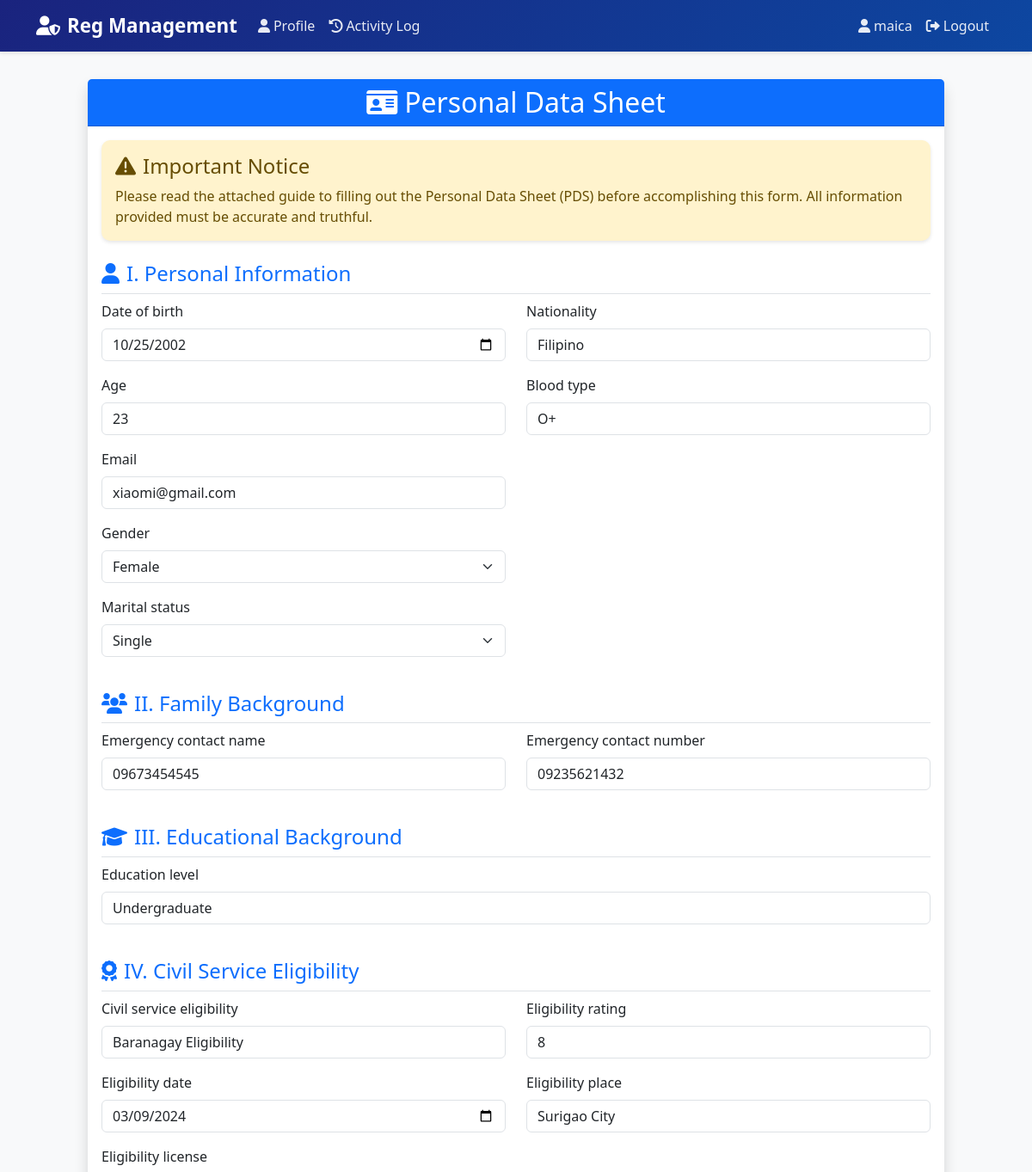
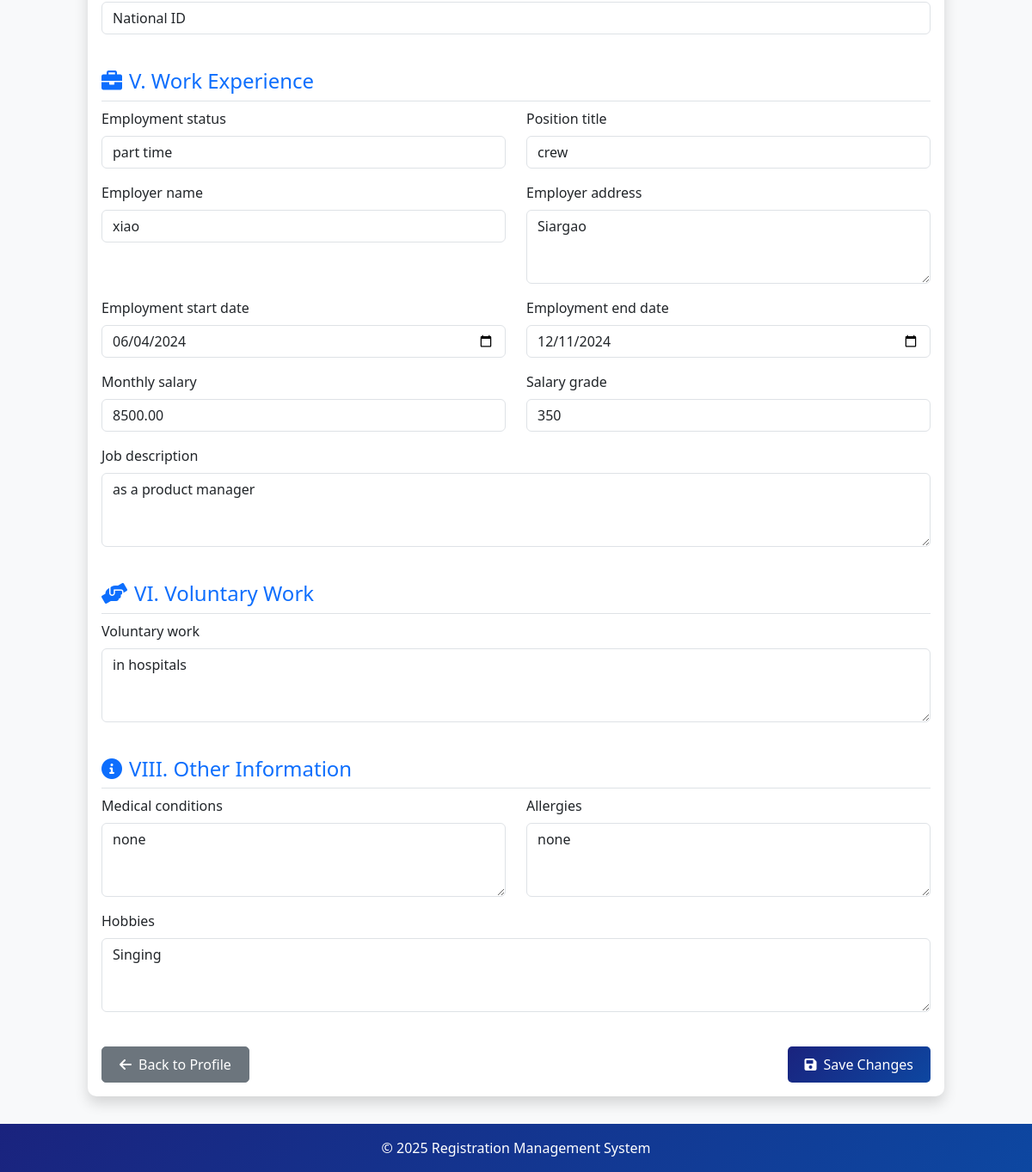
The page /personal-data/edit/25/ (signed in) on the database its author committed (2 pictures, top to bottom).
### accounts/models.py (models this page shows, shortened)
class PersonalData(models.Model):
    GENDER_CHOICES = [
        ('M', 'Male'),
        ('F', 'Female'),
        ('O', 'Other'),
    ]
    MARITAL_STATUS_CHOICES = [
        ('S', 'Single'),
        ('M', 'Married'),
        ('D', 'Divorced'),
        ('W', 'Widowed'),
    ]
    user = models.OneToOneField(User, on_delete=models.CASCADE, related_name='personal_data')
    date_of_birth = models.DateField(null=True, blank=True)
    age = models.IntegerField(null=True, blank=True)
    email = models.EmailField(null=True, blank=True)
    gender = models.CharField(max_length=10, choices=GENDER_CHOICES, null=True, blank=True)
    marital_status = models.CharField(max_length=20, choices=MARITAL_STATUS_CHOICES, null=True, blank=True)
    nationality = models.CharField(max_length=100, null=True, blank=True)
    emergency_contact_name = models.CharField(max_length=100, null=True, blank=True)
    emergency_contact_number = models.CharField(max_length=20, null=True, blank=True)
    blood_type = models.CharField(max_length=5, null=True, blank=True)
    medical_conditions = models.TextField(null=True, blank=True)
    allergies = models.TextField(null=True, blank=True)
    education_level = models.CharField(max_length=50, null=True, blank=True)
    employment_status = models.CharField(max_length=50, null=True, blank=True)
    hobbies = models.TextField(null=True, blank=True)
    voluntary_work = models.TextField(null=True, blank=True)
    civil_service_eligibility = models.CharField(max_length=100, null=True, blank=True)
    eligibility_rating = models.CharField(max_length=20, null=True, blank=True)
    eligibility_date = models.DateField(null=True, blank=True)
    eligibility_place = models.CharField(max_length=100, null=True, blank=True)
    eligibility_license = models.CharField(max_length=50, null=True, blank=True)
    position_title = models.CharField(max_length=100, null=True, blank=True)
    employer_name = models.CharField(max_length=100, null=True, blank=True)
    employer_address = models.TextField(null=True, blank=True)
    employment_start_date = models.DateField(null=True, blank=True)
    employment_end_date = models.DateField(null=True, blank=True)
    monthly_salary = models.DecimalField(max_digits=10, decimal_places=2, null=True, blank=True)
    salary_grade = models.CharField(max_length=20, null=True, blank=True)
    job_description = models.TextField(null=True, blank=True)

### accounts/views.py (the view)
# urls.py: path('personal-data/edit/', views.edit_personal_data, name='edit_personal_data'),
@login_required
def edit_personal_data(request, user_id=None):
    if user_id:
        if not request.user.userprofile.user_type == 'admin':
            messages.error(request, 'You do not have permission to edit other users\' data.')
            return redirect('profile')
        user_to_edit = get_object_or_404(User, id=user_id)
    else:
        user_to_edit = request.user
    if request.method == 'POST':
        form = PersonalDataForm(request.POST, instance=user_to_edit.personal_data)
        if form.is_valid():
            form.save()
            messages.success(request, 'Personal data updated successfully.')
            if user_id:
                return redirect('view_user_profile', user_id=user_id)
            return redirect('profile')
    else:
        form = PersonalDataForm(instance=user_to_edit.personal_data)
    context = {
        'form': form,
        'user_to_edit': user_to_edit,
        'is_admin_edit': bool(user_id)
    }
    return render(request, 'accounts/edit_personal_data.html', context)

### accounts/templates/accounts/edit_personal_data.html (shortened to what this page needs)
{% extends 'accounts/base.html' %}
{% load crispy_forms_tags %}
{% block content %}
<div class="row justify-content-center">
    <div class="col-md-10">
        <div class="card shadow">
            <div class="card-header bg-primary text-white">
                <h2 class="text-center mb-0">
                    <i class="fas fa-id-card me-2"></i>Personal Data Sheet
                </h2>
            </div>
            <div class="card-body">
                <div class="alert alert-warning mb-4">
                    <h4 class="alert-heading"><i class="fas fa-exclamation-triangle me-2"></i>Important Notice</h4>
                    <p class="mb-0">Please read the attached guide to filling out the Personal Data Sheet (PDS) before accomplishing this form. All information provided must be accurate and truthful.</p>
                </div>
                <form method="post">
                    <div class="mb-4">
                        <h4 class="text-primary border-bottom pb-2">
                            <i class="fas fa-user me-2"></i>I. Personal Information
                        </h4>
                        <div class="row">
                            <div class="col-md-6">
                                {{ form.date_of_birth|as_crispy_field }}
                                {{ form.age|as_crispy_field }}
                                {{ form.email|as_crispy_field }}
                                {{ form.gender|as_crispy_field }}
                                {{ form.marital_status|as_crispy_field }}
                            </div>
                            <div class="col-md-6">
                                {{ form.nationality|as_crispy_field }}
                                {{ form.blood_type|as_crispy_field }}
                            </div>
                        </div>
                    </div>
                    <div class="mb-4">
                        <h4 class="text-primary border-bottom pb-2">
                            <i class="fas fa-users me-2"></i>II. Family Background
                        </h4>
                        <div class="row">
                            <div class="col-md-6">
                                {{ form.emergency_contact_name|as_crispy_field }}
                            </div>
                            <div class="col-md-6">
                                {{ form.emergency_contact_number|as_crispy_field }}
                            </div>
                        </div>
                    </div>
                    <div class="mb-4">
                        <h4 class="text-primary border-bottom pb-2">
                            <i class="fas fa-graduation-cap me-2"></i>III. Educational Background
                        </h4>
                        <div class="row">
                            <div class="col-md-12">
                                {{ form.education_level|as_crispy_field }}
                            </div>
                        </div>
                    </div>
                    <div class="mb-4">
                        <h4 class="text-primary border-bottom pb-2">
                            <i class="fas fa-award me-2"></i>IV. Civil Service Eligibility
                        </h4>
                        <div class="row">
                            <div class="col-md-6">
                                {{ form.civil_service_eligibility|as_crispy_field }}
                            </div>
                            <div class="col-md-6">
                                {{ form.eligibility_rating|as_crispy_field }}
                            </div>
                        </div>
                        <div class="row">
                            <div class="col-md-6">
                                {{ form.eligibility_date|as_crispy_field }}
                            </div>
                            <div class="col-md-6">
                                {{ form.eligibility_place|as_crispy_field }}
                            </div>
                        </div>
                        <div class="row">
                            <div class="col-md-12">
                                {{ form.eligibility_license|as_crispy_field }}
                            </div>
                        </div>
                    </div>
                    <div class="mb-4">
                        <h4 class="text-primary border-bottom pb-2">
                            <i class="fas fa-briefcase me-2"></i>V. Work Experience
                        </h4>
                        <div class="row">
                            <div class="col-md-6">
                                {{ form.employment_status|as_crispy_field }}
                            </div>
                            <div class="col-md-6">
                                {{ form.position_title|as_crispy_field }}
                            </div>
                        </div>
                        <div class="row">
                            <div class="col-md-6">
                                {{ form.employer_name|as_crispy_field }}
                            </div>
                            <div class="col-md-6">
                                {{ form.employer_address|as_crispy_field }}
                            </div>
                        </div>
                        <div class="row">
                            <div class="col-md-6">
                                {{ form.employment_start_date|as_crispy_field }}
                            </div>
                            <div class="col-md-6">
                                {{ form.employment_end_date|as_crispy_field }}
                            </div>
                        </div>
                        <div class="row">
                            <div class="col-md-6">
                                {{ form.monthly_salary|as_crispy_field }}
                            </div>
                            <div class="col-md-6">
                                {{ form.salary_grade|as_crispy_field }}
                            </div>
                        </div>
                        <div class="row">
                            <div class="col-md-12">
                                {{ form.job_description|as_crispy_field }}
                            </div>
                        </div>
                    </div>
                    <div class="mb-4">
                        <h4 class="text-primary border-bottom pb-2">
                            <i class="fas fa-hands-helping me-2"></i>VI. Voluntary Work
                        </h4>
                        <div class="row">
                            <div class="col-md-12">
                                {{ form.voluntary_work|as_crispy_field }}
                            </div>
                        </div>
                    </div>
                    <div class="mb-4">
                        <h4 class="text-primary border-bottom pb-2">
                            <i class="fas fa-info-circle me-2"></i>VIII. Other Information
                        </h4>
                        <div class="row">
                            <div class="col-md-6">
                                {{ form.medical_conditions|as_crispy_field }}
                            </div>
                            <div class="col-md-6">
                                {{ form.allergies|as_crispy_field }}
                            </div>
                        </div>
                        <div class="row">
                            <div class="col-md-12">
                                {{ form.hobbies|as_crispy_field }}
                            </div>
                        </div>
                    </div>
                    <div class="d-flex justify-content-between mt-4">
                        <a href="{% url 'profile' %}" class="btn btn-secondary">
                            <i class="fas fa-arrow-left me-2"></i>Back to Profile
                        </a>
                        <button type="submit" class="btn btn-primary">
                            <i class="fas fa-save me-2"></i>Save Changes
                        </button>
                    </div>
                </form>
            </div>
        </div>
    </div>
</div>
{% endblock %}

### accounts/templates/accounts/base.html (shortened to what this page needs)
<!DOCTYPE html>
<html lang="en">
<head>
    <link href="https://cdn.jsdelivr.net/npm/bootstrap@5.3.0/dist/css/bootstrap.min.css" rel="stylesheet">
    <link rel="stylesheet" href="https://cdnjs.cloudflare.com/ajax/libs/font-awesome/6.0.0/css/all.min.css">
</head>
<body>
    <nav class="navbar navbar-expand-lg navbar-dark">
        <div class="container">
            <a class="navbar-brand" href="{% url 'root' %}">
                <i class="fas fa-user-shield me-2"></i>Reg Management
            </a>
            <div class="collapse navbar-collapse" id="navbarNav">
                <ul class="navbar-nav me-auto">
                    {% if user.is_authenticated %}
                        <li class="nav-item">
                            <a class="nav-link" href="{% url 'profile' %}">
                                <i class="fas fa-user me-1"></i>Profile
                            </a>
                        </li>
                        <li class="nav-item">
                            <a class="nav-link" href="{% url 'activity_log' %}">
                                <i class="fas fa-history me-1"></i>Activity Log
                            </a>
                        </li>
                    {% endif %}
                </ul>
                <ul class="navbar-nav">
                    {% if user.is_authenticated %}
                        <li class="nav-item">
                            <span class="nav-link">
                                <i class="fas fa-user me-1"></i>{{ user.username }}
                            </span>
                        </li>
                        <li class="nav-item">
                            <a class="nav-link" href="{% url 'logout' %}">
                                <i class="fas fa-sign-out-alt me-1"></i>Logout
                            </a>
                        </li>
                    {% else %}
                        <li class="nav-item">
                            <a class="nav-link" href="{% url 'login' %}">
                                <i class="fas fa-sign-in-alt me-1"></i>Login
                            </a>
                        </li>
                    {% endif %}
                </ul>
            </div>
        </div>
    </nav>
    <div class="content-wrapper">
        {% block content %}{% endblock %}
    </div>
    <footer class="footer">
        <div class="container text-center">
            <span>© {% now "Y" %} Registration Management System</span>
        </div>
    </footer>
</body>
</html>

### accounts/templates/accounts/base.html (style rules this page uses)
body { background-color: #f8f9fa; min-height: 100vh; display: flex; flex-direction: column; }
.navbar { box-shadow: 0 2px 4px rgba(0,0,0,.1); background: linear-gradient(135deg, #1a237e, #0d47a1) !important; }
.navbar-brand { font-weight: 600; font-size: 1.4rem; }
.card { box-shadow: 0 0.5rem 1rem rgba(0, 0, 0, 0.15); border: none; border-radius: 10px; }
.btn { border-radius: 5px; padding: 8px 20px; font-weight: 500; }
.btn-primary { background: linear-gradient(135deg, #1a237e, #0d47a1); border: none; }
.nav-link { color: rgba(255, 255, 255, 0.9) !important; font-weight: 500; padding: 0.5rem 1rem; transition: all 0.3s ease; }
.nav-link i { margin-right: 5px; }
.footer { margin-top: auto; background: linear-gradient(135deg, #1a237e, #0d47a1); color: white; padding: 1rem 0; }
.content-wrapper { flex: 1; padding: 2rem 0; }
.alert { border-radius: 10px; border: none; box-shadow: 0 2px 4px rgba(0,0,0,.1); }

### rows shown on the page
PersonalData: date_of_birth "10/25/2002", age "23", email "xiaomi@gmail.com", gender "Female", marital_status "Single", nationality "Filipino", blood_type "O+", emergency_contact_name "09673454545", emergency_contact_number "09235621432", education_level "Undergraduate", civil_service_eligibility "Baranagay Eligibility", eligibility_rating "8", eligibility_date "03/09/2024", eligibility_place "Surigao City", eligibility_license "National ID", employment_status "part time", position_title "crew", employer_name "xiao", employer_address "Siargao", employment_start_date "06/04/2024", employment_end_date "12/11/2024", monthly_salary "8500.00", salary_grade "350", job_description "as a product manager", voluntary_work "in hospitals", medical_conditions "none", allergies "none", hobbies "Singing"

### other values the page prints
{{ user.username }} "maica"
